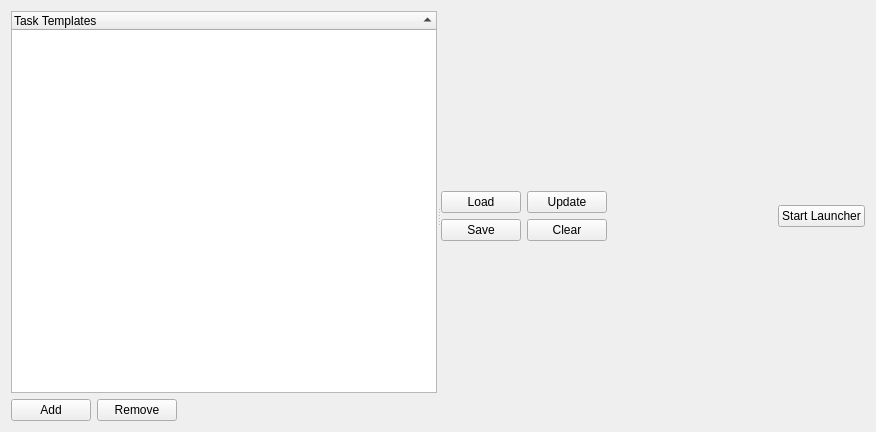
<?xml version="1.0" encoding="UTF-8"?>
<ui version="4.0">
 <class>TaskGraphEditor</class>
 <widget class="QWidget" name="TaskGraphEditor">
  <property name="geometry">
   <rect>
    <x>0</x>
    <y>0</y>
    <width>876</width>
    <height>432</height>
   </rect>
  </property>
  <property name="windowTitle">
   <string>Form</string>
  </property>
  <layout class="QVBoxLayout" name="verticalLayout_3">
   <item>
    <widget class="QSplitter" name="splitter">
     <property name="orientation">
      <enum>Qt::Horizontal</enum>
     </property>
     <widget class="QWidget" name="layoutWidget">
      <layout class="QVBoxLayout" name="verticalLayout">
       <item>
        <widget class="QTreeWidget" name="taskTemplateTree">
         <property name="minimumSize">
          <size>
           <width>300</width>
           <height>0</height>
          </size>
         </property>
         <property name="sortingEnabled">
          <bool>true</bool>
         </property>
         <attribute name="headerShowSortIndicator" stdset="0">
          <bool>true</bool>
         </attribute>
         <column>
          <property name="text">
           <string notr="true">Task Templates</string>
          </property>
         </column>
        </widget>
       </item>
       <item>
        <layout class="QHBoxLayout" name="horizontalLayout">
         <item>
          <widget class="QPushButton" name="addButton">
           <property name="text">
            <string>Add</string>
           </property>
          </widget>
         </item>
         <item>
          <widget class="QPushButton" name="removeButton">
           <property name="text">
            <string>Remove</string>
           </property>
          </widget>
         </item>
         <item>
          <spacer name="horizontalSpacer">
           <property name="orientation">
            <enum>Qt::Horizontal</enum>
           </property>
           <property name="sizeHint" stdset="0">
            <size>
             <width>40</width>
             <height>20</height>
            </size>
           </property>
          </spacer>
         </item>
        </layout>
       </item>
      </layout>
     </widget>
     <widget class="QWidget" name="">
      <layout class="QVBoxLayout" name="verticalLayout_2">
       <item>
        <layout class="QHBoxLayout" name="placeHolder">
         <property name="sizeConstraint">
          <enum>QLayout::SetMaximumSize</enum>
         </property>
        </layout>
       </item>
       <item>
        <layout class="QHBoxLayout" name="horizontalLayout_2">
         <property name="sizeConstraint">
          <enum>QLayout::SetMinimumSize</enum>
         </property>
         <item>
          <layout class="QGridLayout" name="gridLayout">
           <item row="0" column="0">
            <widget class="QPushButton" name="loadButton">
             <property name="text">
              <string>Load</string>
             </property>
            </widget>
           </item>
           <item row="0" column="1">
            <widget class="QPushButton" name="updateButton">
             <property name="text">
              <string>Update</string>
             </property>
            </widget>
           </item>
           <item row="1" column="0">
            <widget class="QPushButton" name="saveButton">
             <property name="text">
              <string>Save</string>
             </property>
            </widget>
           </item>
           <item row="1" column="1">
            <widget class="QPushButton" name="clearButton">
             <property name="text">
              <string>Clear</string>
             </property>
            </widget>
           </item>
          </layout>
         </item>
         <item>
          <spacer name="horizontalSpacer_2">
           <property name="orientation">
            <enum>Qt::Horizontal</enum>
           </property>
           <property name="sizeHint" stdset="0">
            <size>
             <width>40</width>
             <height>20</height>
            </size>
           </property>
          </spacer>
         </item>
         <item>
          <widget class="QPushButton" name="executeLauncher">
           <property name="text">
            <string>Start Launcher</string>
           </property>
          </widget>
         </item>
        </layout>
       </item>
      </layout>
     </widget>
    </widget>
   </item>
  </layout>
 </widget>
 <resources/>
 <connections/>
</ui>
